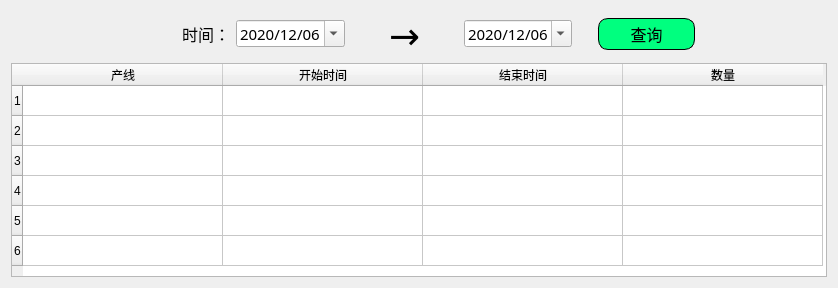
            <widget class="QWidget" name="transfer_tab_2">
             <attribute name="title">
              <string>转出统计</string>
             </attribute>
             <layout class="QGridLayout" name="gridLayout_8">
              <item row="0" column="4">
               <widget class="QLabel" name="transfer_arrow_lable">
                <property name="maximumSize">
                 <size>
                  <width>157</width>
                  <height>46</height>
                 </size>
                </property>
                <property name="font">
                 <font>
                  <family>华文细黑</family>
                  <pointsize>28</pointsize>
                  <weight>50</weight>
                  <italic>false</italic>
                  <bold>false</bold>
                  <underline>false</underline>
                  <strikeout>false</strikeout>
                  <kerning>true</kerning>
                 </font>
                </property>
                <property name="text">
                 <string>→</string>
                </property>
                <property name="alignment">
                 <set>Qt::AlignCenter</set>
                </property>
               </widget>
              </item>
              <item row="0" column="3">
               <widget class="QDateEdit" name="transfer_fromtime_DE">
                <property name="minimumSize">
                 <size>
                  <width>109</width>
                  <height>27</height>
                 </size>
                </property>
                <property name="maximumSize">
                 <size>
                  <width>109</width>
                  <height>27</height>
                 </size>
                </property>
                <property name="font">
                 <font>
                  <family>微软雅黑 Light</family>
                  <pointsize>11</pointsize>
                  <weight>50</weight>
                  <italic>false</italic>
                  <bold>false</bold>
                  <underline>false</underline>
                  <strikeout>false</strikeout>
                  <kerning>true</kerning>
                 </font>
                </property>
                <property name="autoFillBackground">
                 <bool>false</bool>
                </property>
                <property name="wrapping">
                 <bool>true</bool>
                </property>
                <property name="frame">
                 <bool>true</bool>
                </property>
                <property name="readOnly">
                 <bool>false</bool>
                </property>
                <property name="buttonSymbols">
                 <enum>QAbstractSpinBox::NoButtons</enum>
                </property>
                <property name="correctionMode">
                 <enum>QAbstractSpinBox::CorrectToPreviousValue</enum>
                </property>
                <property name="currentSection">
                 <enum>QDateTimeEdit::YearSection</enum>
                </property>
                <property name="displayFormat">
                 <string>yyyy/M/dd</string>
                </property>
                <property name="calendarPopup">
                 <bool>true</bool>
                </property>
                <property name="date">
                 <date>
                  <year>2020</year>
                  <month>12</month>
                  <day>6</day>
                 </date>
                </property>
               </widget>
              </item>
              <item row="0" column="6">
               <widget class="QPushButton" name="transfer_search_PB">
                <property name="sizePolicy">
                 <sizepolicy hsizetype="Expanding" vsizetype="Fixed">
                  <horstretch>0</horstretch>
                  <verstretch>0</verstretch>
                 </sizepolicy>
                </property>
                <property name="minimumSize">
                 <size>
                  <width>137</width>
                  <height>32</height>
                 </size>
                </property>
                <property name="maximumSize">
                 <size>
                  <width>160</width>
                  <height>32</height>
                 </size>
                </property>
                <property name="font">
                 <font>
                  <family>黑体</family>
                  <pointsize>12</pointsize>
                  <weight>50</weight>
                  <italic>false</italic>
                  <bold>false</bold>
                  <underline>false</underline>
                  <strikeout>false</strikeout>
                  <kerning>true</kerning>
                 </font>
                </property>
                <property name="styleSheet">
                 <string notr="true">QPushButton {
	border-radius:10px;
	padding-top:5px;
	padding-bottom: 5px;
	border-color: black;
    border-style:solid;
    border-width:1px;
    background-color:#00ff7f;
    margin-left: 20px;
    margin-right:20px;
}

QPushButton:hover
{
    background-color:#00aaff;
	border-radius:10px;
}

QPushButton:pressed
{
    padding-left:15px;
	border-radius:10px;
}
</string>
                </property>
                <property name="text">
                 <string>查询</string>
                </property>
                <property name="icon">
                 <iconset>
                  <normaloff>D:/Projects/TrillionTech/images/search-13-64.gif</normaloff>D:/Projects/TrillionTech/images/search-13-64.gif</iconset>
                </property>
                <property name="iconSize">
                 <size>
                  <width>20</width>
                  <height>20</height>
                 </size>
                </property>
                <property name="checkable">
                 <bool>false</bool>
                </property>
                <property name="autoRepeat">
                 <bool>false</bool>
                </property>
                <property name="autoExclusive">
                 <bool>false</bool>
                </property>
               </widget>
              </item>
              <item row="0" column="2">
               <widget class="QLabel" name="transfer_time_label_2">
                <property name="font">
                 <font>
                  <family>黑体</family>
                  <pointsize>12</pointsize>
                  <weight>50</weight>
                  <italic>false</italic>
                  <bold>false</bold>
                  <underline>false</underline>
                  <strikeout>false</strikeout>
                  <kerning>true</kerning>
                 </font>
                </property>
                <property name="text">
                 <string>时间：</string>
                </property>
                <property name="alignment">
                 <set>Qt::AlignRight|Qt::AlignTrailing|Qt::AlignVCenter</set>
                </property>
                <property name="wordWrap">
                 <bool>false</bool>
                </property>
                <property name="margin">
                 <number>15</number>
                </property>
                <property name="indent">
                 <number>-1</number>
                </property>
               </widget>
              </item>
              <item row="1" column="1" colspan="7">
               <widget class="QTableWidget" name="transfer_sumresult_TW">
                <property name="sizePolicy">
                 <sizepolicy hsizetype="Maximum" vsizetype="Maximum">
                  <horstretch>120</horstretch>
                  <verstretch>0</verstretch>
                 </sizepolicy>
                </property>
                <property name="maximumSize">
                 <size>
                  <width>1200</width>
                  <height>800</height>
                 </size>
                </property>
                <property name="sizeAdjustPolicy">
                 <enum>QAbstractScrollArea::AdjustToContents</enum>
                </property>
                <attribute name="horizontalHeaderDefaultSectionSize">
                 <number>200</number>
                </attribute>
                <row>
                 <property name="text">
                  <string>1</string>
                 </property>
                </row>
                <row>
                 <property name="text">
                  <string>2</string>
                 </property>
                </row>
                <row>
                 <property name="text">
                  <string>3</string>
                 </property>
                </row>
                <row>
                 <property name="text">
                  <string>4</string>
                 </property>
                </row>
                <row>
                 <property name="text">
                  <string>5</string>
                 </property>
                </row>
                <row>
                 <property name="text">
                  <string>6</string>
                 </property>
                </row>
                <column>
                 <property name="text">
                  <string>产线</string>
                 </property>
                </column>
                <column>
                 <property name="text">
                  <string>开始时间</string>
                 </property>
                </column>
                <column>
                 <property name="text">
                  <string>结束时间</string>
                 </property>
                </column>
                <column>
                 <property name="text">
                  <string>数量</string>
                 </property>
                </column>
               </widget>
              </item>
              <item row="0" column="5">
               <widget class="QDateEdit" name="transfer_totime_DE">
                <property name="minimumSize">
                 <size>
                  <width>108</width>
                  <height>27</height>
                 </size>
                </property>
                <property name="maximumSize">
                 <size>
                  <width>108</width>
                  <height>27</height>
                 </size>
                </property>
                <property name="font">
                 <font>
                  <family>微软雅黑 Light</family>
                  <pointsize>11</pointsize>
                  <weight>50</weight>
                  <italic>false</italic>
                  <bold>false</bold>
                  <underline>false</underline>
                  <strikeout>false</strikeout>
                  <kerning>true</kerning>
                 </font>
                </property>
                <property name="autoFillBackground">
                 <bool>false</bool>
                </property>
                <property name="wrapping">
                 <bool>true</bool>
                </property>
                <property name="frame">
                 <bool>true</bool>
                </property>
                <property name="readOnly">
                 <bool>false</bool>
                </property>
                <property name="buttonSymbols">
                 <enum>QAbstractSpinBox::NoButtons</enum>
                </property>
                <property name="correctionMode">
                 <enum>QAbstractSpinBox::CorrectToPreviousValue</enum>
                </property>
                <property name="currentSection">
                 <enum>QDateTimeEdit::YearSection</enum>
                </property>
                <property name="displayFormat">
                 <string>yyyy/M/dd</string>
                </property>
                <property name="calendarPopup">
                 <bool>true</bool>
                </property>
                <property name="date">
                 <date>
                  <year>2020</year>
                  <month>12</month>
                  <day>6</day>
                 </date>
                </property>
               </widget>
              </item>
             </layout>
            </widget>
